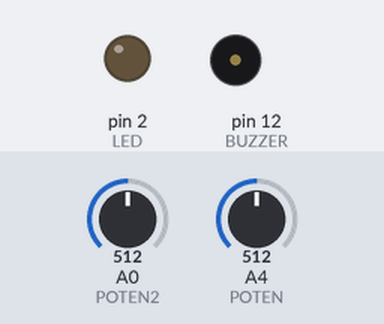
This sketch was run on a simulated Arduino Uno, built with avr-gcc and run on an emulated ATmega328P. Shown: output pins drawn as LEDs (lit = HIGH), buzzer (waves = sounding). The test bench sets the inputs (shaded band); at power-on: A0 (POTEN2) = 512, A4 (POTEN) = 512.

Above: at 1.8 s.
1.9 s: A0 (POTEN2) set to 0
At 2.4 s:
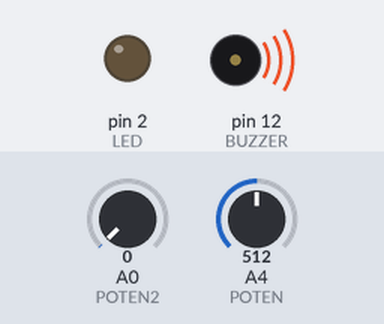
3.6 s: A0 (POTEN2) set to 12
At 4.2 s:
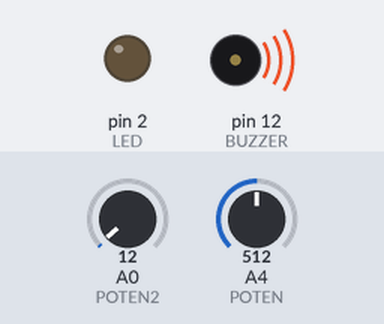
5.1 s: A0 (POTEN2) set to 14
At 5.9 s:
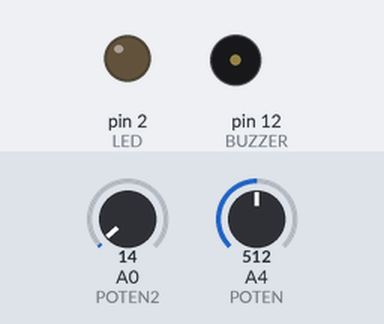
Timing chart, 0 to 8.1 s (numbered marks = the images above; inputs shaded):
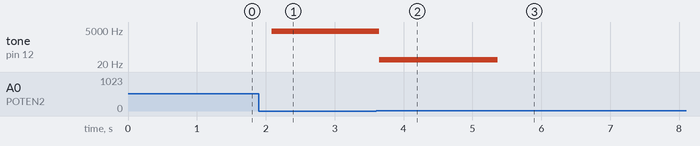

Measured:
- the behaviour switches between 13 and 14 on A0 (POTEN2) (found by bisection; images 2 and 3)
- after the input at 1.9 s, tone on pin 12 (BUZZER): silent → 4131 Hz after 0.19 s
- after the input at 3.6 s, tone on pin 12 (BUZZER): 4131 Hz → 41 Hz after 0.05 s
- after the input at 5.1 s, tone on pin 12 (BUZZER): 41 Hz → silent after 0.27 s

The sketch:

12_potenciometro.ino.ino
```cpp
#define POTEN 4
#define LED 2

#define POTEN2 14
#define BUZZER 12

void setup() {

  Serial.begin(115200);

  pinMode(LED, OUTPUT);
  pinMode(POTEN, INPUT);

  pinMode(BUZZER, OUTPUT);
  pinMode(POTEN2, INPUT);

}

void loop() {

  int valuePoten = analogRead(POTEN);
  int valueLed = valuePoten / 16;

  // Serial.println("Valor del potenciómetro: " + String(valuePoten));
  // Serial.println("Valor del led: " + String(valueLed));

  analogWrite(LED, valueLed);

  int valuePoten2 = analogRead(POTEN2);

  digitalWrite(BUZZER, HIGH);

  delay(valuePoten2);
  digitalWrite(BUZZER, LOW);
  // tone(BUZZER, valuePoten2);
  delay(valuePoten2);


}
```
